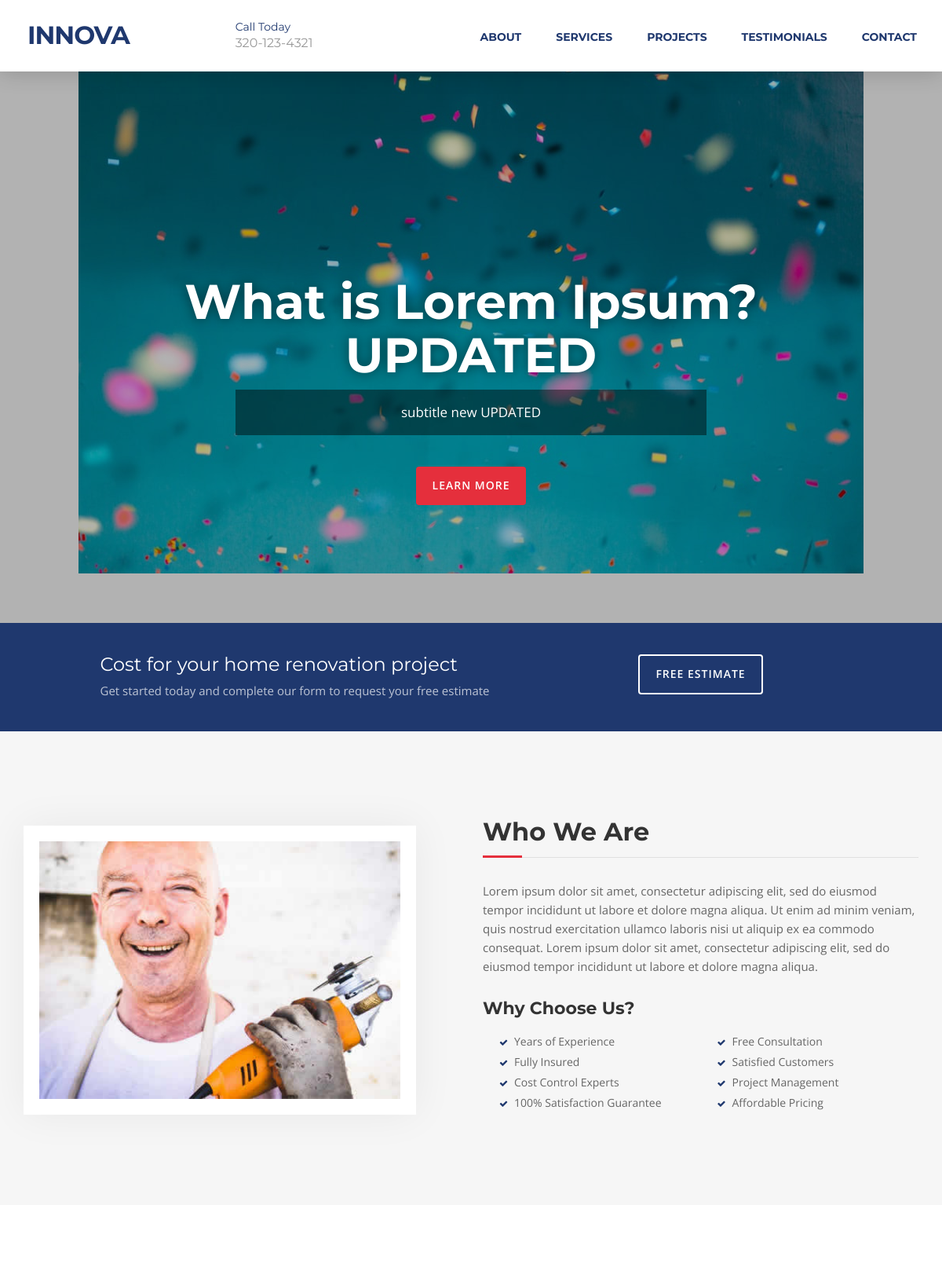
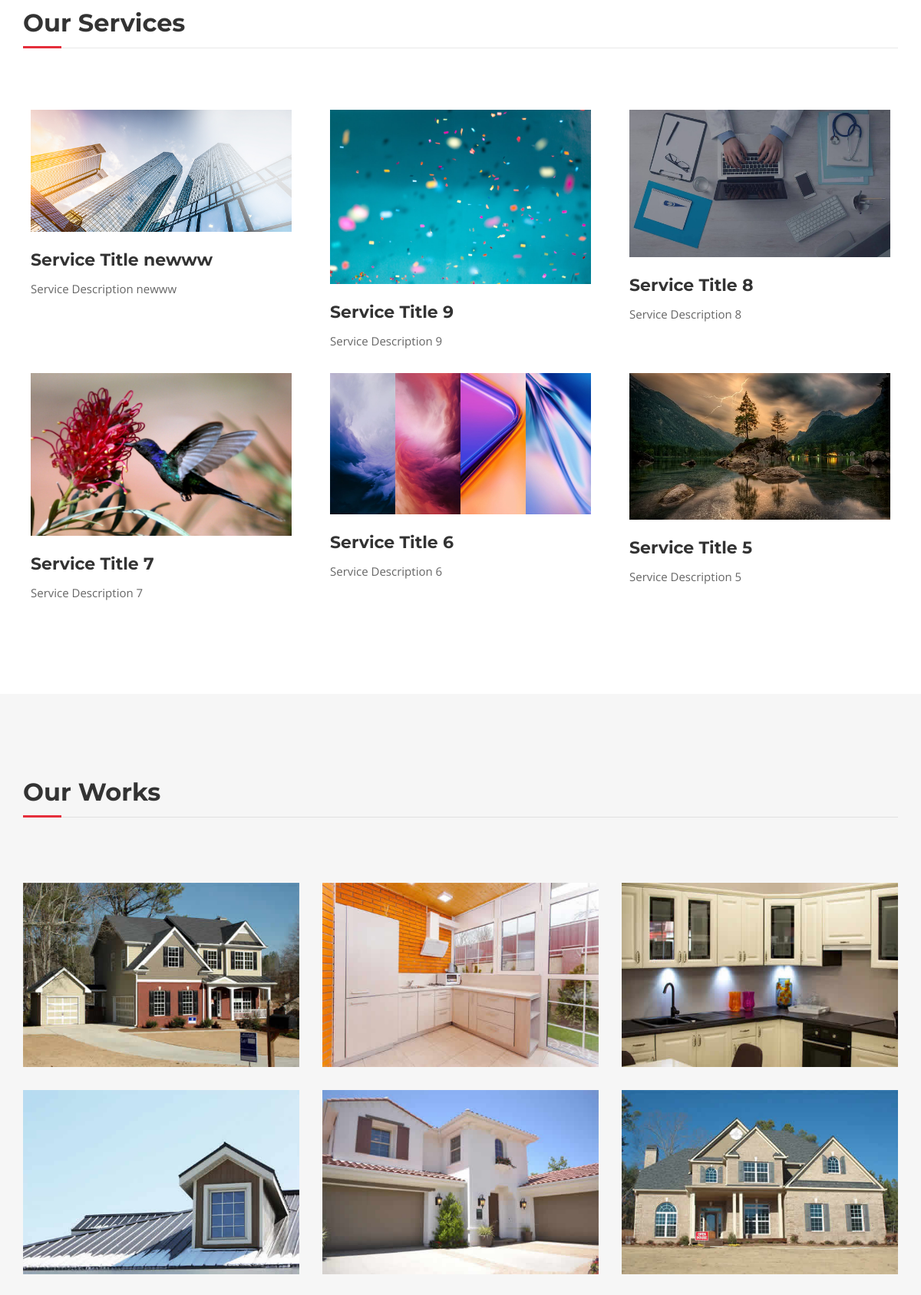
The page / (upper part) on the database its author committed (2 pictures, top to bottom).
### tables this page shows
CREATE TABLE `banners` (
  `id` int(11) NOT NULL,
  `banner_title` varchar(150) NOT NULL,
  `banner_subtitle` text NOT NULL,
  `photo_location` text NOT NULL,
  `active_status` int(1) NOT NULL DEFAULT '2'
);

CREATE TABLE `services` (
  `id` int(11) NOT NULL,
  `service_title` varchar(150) NOT NULL,
  `service_description` text NOT NULL,
  `service_photo` varchar(150) NOT NULL,
  `status` int(11) NOT NULL DEFAULT '1'
);

### index.php (the view, shortened to what this page needs)
<!DOCTYPE html>
<html lang="en">
<head>
<link rel="stylesheet" type="text/css"  href="css/bootstrap.css">
<link rel="stylesheet" type="text/css" href="fonts/font-awesome/css/font-awesome.css">
<link rel="stylesheet" type="text/css" href="css/style.css">
<link rel="stylesheet" type="text/css" href="css/nivo-lightbox/nivo-lightbox.css">
<link rel="stylesheet" type="text/css" href="css/nivo-lightbox/default.css">
</head>
<body id="page-top" data-spy="scroll" data-target=".navbar-fixed-top">
<nav id="menu" class="navbar navbar-default navbar-fixed-top">
  <div class="container">
    <div class="navbar-header">
      <a class="navbar-brand page-scroll" href="#page-top">Innova</a>
      <div class="phone"><span>Call Today</span>320-123-4321</div>
    </div>
    <div class="collapse navbar-collapse" id="bs-example-navbar-collapse-1">
      <ul class="nav navbar-nav navbar-right">
        <li><a href="#about" class="page-scroll">About</a></li>
        <li><a href="#services" class="page-scroll">Services</a></li>
        <li><a href="#portfolio" class="page-scroll">Projects</a></li>
        <li><a href="#testimonials" class="page-scroll">Testimonials</a></li>
        <li><a href="#contact" class="page-scroll">Contact</a></li>
      </ul>
    </div>
  </div>
</nav>
<header id="header">
  <?php
      require_once 'db.php';
      $banner_get_query = "SELECT banner_title, banner_subtitle, photo_location FROM banners where active_status = 1";
      $banner_from_db = mysqli_query($db_connect, $banner_get_query);
      $after_fetch_assoc_banner = mysqli_fetch_assoc($banner_from_db);
  ?>
  <div class="intro" style="background: url(<?= $after_fetch_assoc_banner['photo_location']?>) center center no-repeat;">
    <div class="overlay">
      <div class="container">
        <div class="row">
          <div class="col-md-8 col-md-offset-2 intro-text">
            <h1><?= $after_fetch_assoc_banner['banner_title']?></h1>
            <p><?= $after_fetch_assoc_banner['banner_subtitle']?></p>
            <a href="#about" class="btn btn-custom btn-lg page-scroll">Learn More</a> </div>
        </div>
      </div>
    </div>
  </div>
</header>
<div id="get-touch">
  <div class="container">
    <div class="row">
      <div class="col-xs-12 col-md-6 col-md-offset-1">
        <h3>Cost for your home renovation project</h3>
        <p>Get started today and complete our form to request your free estimate</p>
      </div>
      <div class="col-xs-12 col-md-4 text-center"><a href="#contact" class="btn btn-custom btn-lg page-scroll">Free Estimate</a></div>
    </div>
  </div>
</div>
<div id="about">
  <div class="container">
    <div class="row">
      <div class="col-xs-12 col-md-6"> <img src="img/about.jpg" class="img-responsive" alt=""> </div>
      <div class="col-xs-12 col-md-6">
        <div class="about-text">
          <h2>Who We Are</h2>
          <p>Lorem ipsum dolor sit amet, consectetur adipiscing elit, sed do eiusmod tempor incididunt ut labore et dolore magna aliqua. Ut enim ad minim veniam, quis nostrud exercitation ullamco laboris nisi ut aliquip ex ea commodo consequat. Lorem ipsum dolor sit amet, consectetur adipiscing elit, sed do eiusmod tempor incididunt ut labore et dolore magna aliqua.</p>
          <h3>Why Choose Us?</h3>
          <div class="list-style">
            <div class="col-lg-6 col-sm-6 col-xs-12">
              <ul>
                <li>Years of Experience</li>
                <li>Fully Insured</li>
                <li>Cost Control Experts</li>
                <li>100% Satisfaction Guarantee</li>
              </ul>
            </div>
            <div class="col-lg-6 col-sm-6 col-xs-12">
              <ul>
                <li>Free Consultation</li>
                <li>Satisfied Customers</li>
                <li>Project Management</li>
                <li>Affordable Pricing</li>
              </ul>
            </div>
          </div>
        </div>
      </div>
    </div>
  </div>
</div>
<div id="services">
  <div class="container">
    <div class="section-title">
      <h2>Our Services</h2>
    </div>
    <div class="row">
      <?php
        $service_get_query = "SELECT * FROM services ORDER BY id DESC LIMIT 0,3";
        $service_from_db = mysqli_query($db_connect, $service_get_query);
        foreach ($service_from_db as $service) {
      ?>
      <div class="col-md-4">
        <div class="service-media"> <img src="<?= $service['service_photo'] ?>" alt=" "> </div>
        <div class="service-desc">
          <h3><?= $service['service_title'] ?></h3>
          <p><?= $service['service_description'] ?></p>
        </div>
      </div>
    <?php
      }
    ?>
    </div>
    <div class="row">
      <?php
        $service_get_query = "SELECT * FROM services ORDER BY id DESC LIMIT 3,3";
        $service_from_db = mysqli_query($db_connect, $service_get_query);
        foreach ($service_from_db as $service) {
      ?>
      <div class="col-md-4">
        <div class="service-media"> <img src="<?= $service['service_photo'] ?>" alt=" "> </div>
        <div class="service-desc">
          <h3><?= $service['service_title'] ?></h3>
          <p><?= $service['service_description'] ?></p>
        </div>
      </div>
      <?php
        }
      ?>
    </div>
  </div>
</div>
<div id="portfolio">
  <div class="container">
    <div class="section-title">
      <h2>Our Works</h2>
    </div>
    <div class="row">
      <div class="portfolio-items">
        <div class="col-sm-6 col-md-4 col-lg-4">
          <div class="portfolio-item">
            <div class="hover-bg"> <a href="img/portfolio/01-large.jpg" title="Project Title" data-lightbox-gallery="gallery1">
              <img src="img/portfolio/01-small.jpg" class="img-responsive" alt="Project Title"> </a> </div>
          </div>
        </div>
        <div class="col-sm-6 col-md-4 col-lg-4">
          <div class="portfolio-item">
            <div class="hover-bg"> <a href="img/portfolio/02-large.jpg" title="Project Title" data-lightbox-gallery="gallery1">
              <img src="img/portfolio/02-small.jpg" class="img-responsive" alt="Project Title"> </a> </div>
          </div>
        </div>
        <div class="col-sm-6 col-md-4 col-lg-4">
          <div class="portfolio-item">
            <div class="hover-bg"> <a href="img/portfolio/03-large.jpg" title="Project Title" data-lightbox-gallery="gallery1">
              <img src="img/portfolio/03-small.jpg" class="img-responsive" alt="Project Title"> </a> </div>
          </div>
        </div>
        <div class="col-sm-6 col-md-4 col-lg-4">
          <div class="portfolio-item">
            <div class="hover-bg"> <a href="img/portfolio/04-large.jpg" title="Project Title" data-lightbox-gallery="gallery1">
              <img src="img/portfolio/04-small.jpg" class="img-responsive" alt="Project Title"> </a> </div>
          </div>
        </div>
        <div class="col-sm-6 col-md-4 col-lg-4">
          <div class="portfolio-item">
            <div class="hover-bg"> <a href="img/portfolio/05-large.jpg" title="Project Title" data-lightbox-gallery="gallery1">
              <img src="img/portfolio/05-small.jpg" class="img-responsive" alt="Project Title"> </a> </div>
          </div>
        </div>
        <div class="col-sm-6 col-md-4 col-lg-4">
          <div class="portfolio-item">
            <div class="hover-bg"> <a href="img/portfolio/06-large.jpg" title="Project Title" data-lightbox-gallery="gallery1">
              <img src="img/portfolio/06-small.jpg" class="img-responsive" alt="Project Title"> </a> </div>
          </div>
        </div>
        <div class="col-sm-6 col-md-4 col-lg-4">
        </div>
        <div class="col-sm-6 col-md-4 col-lg-4">
        </div>
        <div class="col-sm-6 col-md-4 col-lg-4">
        </div>
      </div>
    </div>
  </div>
</div>
</body>
</html>

### css/style.css (style rules this page uses)
body, html { font-family: 'Open Sans', sans-serif; text-rendering: optimizeLegibility !important; -webkit-font-smoothing: antialiased !important; color: #666; font-weight: 400; width: 100% !important; height: 100% !important; }
h2 { font-family: 'Montserrat', sans-serif; margin: 0 0 20px 0; font-weight: 700; font-size: 32px; color: #333; }
h3 { font-family: 'Montserrat', sans-serif; font-size: 22px; font-weight: 700; color: #333; }
p { font-size: 15px; }
a { color: #1f386e; font-weight: 400; }
ul, ol { list-style: none; }
ul, ol { padding: 0; webkit-padding: 0; moz-padding: 0; }
#menu { padding: 20px; transition: all 0.8s; }
#menu.navbar-default { background-color: #fff; border-color: rgba(231, 231, 231, 0); box-shadow: 0 0 30px rgba(0,0,0,0.2) }
#menu a.navbar-brand { font-family: 'Montserrat', sans-serif; font-size: 32px; font-weight: 700; color: #1f386e; text-transform: uppercase; letter-spacing: -1px; }
#menu.navbar-default .navbar-nav > li > a { font-family: 'Montserrat', sans-serif; text-transform: uppercase; color: #1f386e; font-size: 14px; font-weight: 700; padding: 8px 2px; border-radius: 0; margin: 9px 20px 0 20px; }
#menu .phone { font-family: 'Montserrat', sans-serif; margin: 4px 0 0 120px; float: left; font-size: 16px; font-weight: 400; color: #999; }
#menu .phone span { font-size: 14px; display: block; color: #1f386e; }
.section-title { margin-bottom: 70px; }
.section-title h2 { position: relative; margin-top: 10px; margin-bottom: 15px; padding-bottom: 15px; border-bottom: 1px solid rgba(0, 0, 0, 0.09); }
.section-title h2::after { position: absolute; content: ""; background-color: #e52f3c; height: 3px; width: 50px; bottom: -1px; left: 0; }
.btn-custom { text-transform: uppercase; color: #fff; background-color: #e52f3c; padding: 14px 20px; letter-spacing: 1px; margin: 0; font-size: 14px; font-weight: 600; border-radius: 4px; transition: all 0.3s; }
.intro { display: table; width: 100%; padding: 0; background-color: #e5e5e5; -webkit-background-size: cover; -moz-background-size: cover; background-size: cover; -o-background-size: cover; }
.intro .overlay { background: rgba(0,0,0,0.3); }
.intro h1 { font-family: 'Montserrat', sans-serif; color: #fff; font-size: 62px; font-weight: 700; margin-top: 0; margin-bottom: 10px; text-shadow: 0 0 15px rgba(0,0,0,0.5) }
.intro p { color: #fff; font-size: 17px; line-height: 28px; padding: 15px; max-width: 600px; margin: 0 auto; margin-bottom: 40px; background: rgba(0,0,0,.45); }
header .intro-text { padding-top: 350px; padding-bottom: 150px; text-align: center; }
#get-touch { padding: 40px 0 30px; color: rgba(255,255,255,.7); background: #1f386e; }
#get-touch h3 { font-size: 24px; font-weight: 400; color: #fff; margin: 0 0 10px 0; }
#get-touch .btn-custom { margin: 0; background: transparent; border: 2px solid #fff; }
#about { padding: 110px 0; background: #f6f6f6; }
#about h3 { font-size: 22px; margin: 0 0 20px 0; }
#about h2 { position: relative; margin-bottom: 15px; padding-bottom: 15px; border-bottom: 1px solid rgba(0, 0, 0, 0.09); }
#about h2::after { position: absolute; content: ""; background-color: #e52f3c; height: 3px; width: 50px; bottom: -1px; left: 0; }
#about .about-text li { margin-bottom: 6px; margin-left: 6px; list-style: none; padding: 0; }
#about .about-text li:before { content: '\f00c'; font-family: 'FontAwesome'; color: #1f386e; font-size: 11px; font-weight: 300; padding-right: 8px; }
#about img { padding: 20px; width: 500px; margin-top: 10px; background: #fff; border-right: 0; box-shadow: 0 0 50px rgba(0,0,0,0.06); }
#about p { line-height: 24px; margin: 30px 0; }
#services { padding: 100px 0; }
#services .service-media { margin: 10px; }
#services .service-media img { position: relative; display: block; width: 100%; height: auto; }
#services .service-desc { margin: 10px 10px 20px; }
#services h3 { font-weight: 700; padding: 5px 0; }
#portfolio { padding: 100px 0; background: #f6f6f6; }
.portfolio-item { margin: 15px 0; }
.portfolio-item .hover-bg { overflow: hidden; position: relative; }

### rows shown on the page
banners: photo_location (picture), banner_title "What is Lorem Ipsum? UPDATED", banner_subtitle "subtitle new UPDATED"
services: service_photo (picture), service_title "Service Title newww", service_description "Service Description newww"
services: service_photo (picture), service_title "Service Title 9", service_description "Service Description 9"
services: service_photo (picture), service_title "Service Title 8", service_description "Service Description 8"
services: service_photo (picture), service_title "Service Title 7", service_description "Service Description 7"
services: service_photo (picture), service_title "Service Title 6", service_description "Service Description 6"
services: service_photo (picture), service_title "Service Title 5", service_description "Service Description 5"
